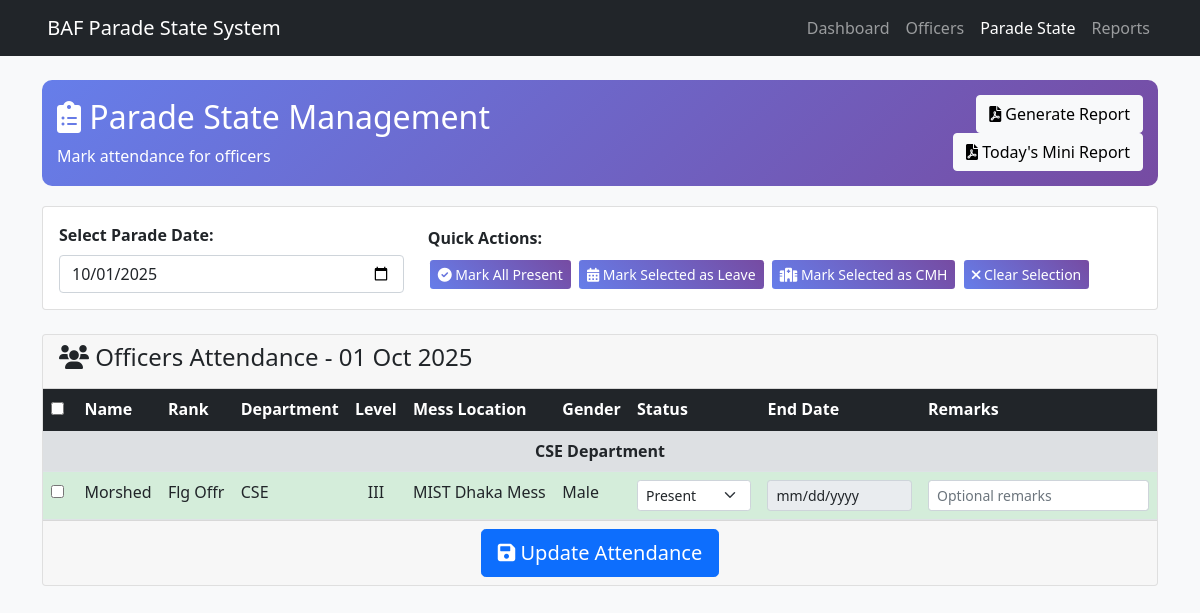
The page /parade.php on the database its author committed.
### tables this page shows
CREATE TABLE officers (
    id INT PRIMARY KEY AUTO_INCREMENT,
    name VARCHAR(100) NOT NULL,
    rank VARCHAR(50) NOT NULL,
    department ENUM('CSE', 'EECE', 'ME', 'AE') NOT NULL,
    level ENUM('I', 'II', 'III', 'IV') NOT NULL,
    mess_location ENUM('MIST Dhaka Mess', 'MIST Mirpur Mess', 'BAF Base AKR') NOT NULL,
    gender ENUM('Male', 'Female') NOT NULL DEFAULT 'Male',
    created_at TIMESTAMP DEFAULT CURRENT_TIMESTAMP,
    updated_at TIMESTAMP DEFAULT CURRENT_TIMESTAMP ON UPDATE CURRENT_TIMESTAMP
);

### functions.php (called while the page is built, shortened)
<?php
function getAllOfficersWithStatus($pdo, $date) {
    $stmt = $pdo->prepare("
        SELECT o.id, o.name, o.rank, o.department, o.level, o.mess_location, o.gender,
               COALESCE(ps.status, 'Present') as status, ps.remarks, ps.end_date
        FROM officers o
        LEFT JOIN parade_states ps ON o.id = ps.officer_id AND ps.parade_date = ?
        ORDER BY o.department, o.level, o.name
    ");
    $stmt->execute([$date]);
    $stmt->fetchAll();
    $current_date = date('Y-m-d');
    $stmt_update = $pdo->prepare("
        UPDATE parade_states
        SET status = 'Present', end_date = NULL
        WHERE parade_date = ? AND end_date IS NOT NULL AND end_date < ? AND status != 'Present'
    ");
    $stmt_update->execute([$date, $current_date]);
    $stmt = $pdo->prepare("
        SELECT o.id, o.name, o.rank, o.department, o.level, o.mess_location, o.gender,
               COALESCE(ps.status, 'Present') as status, ps.remarks, ps.end_date
        FROM officers o
        LEFT JOIN parade_states ps ON o.id = ps.officer_id AND ps.parade_date = ?
        ORDER BY o.department, o.level, o.name
    ");
    $stmt->execute([$date]);
    return $stmt->fetchAll();
}

### parade.php (the view, shortened to what this page needs)
<?php
require_once 'config.php';
require_once 'functions.php';
$current_date = $_POST['parade_date'] ?? date('Y-m-d');
$officers = getAllOfficersWithStatus($pdo, $current_date);
?>
<!DOCTYPE html>
<html lang="en">
<head>
    <link href="https://cdn.jsdelivr.net/npm/bootstrap@5.1.3/dist/css/bootstrap.min.css" rel="stylesheet">
    <link href="https://cdnjs.cloudflare.com/ajax/libs/font-awesome/6.0.0/css/all.min.css" rel="stylesheet">
</head>
<body class="bg-light">
    <nav class="navbar navbar-expand-lg navbar-dark bg-dark">
        <div class="container">
            <a class="navbar-brand" href="index.php">
                <i class="fas fa-military-tech"></i> BAF Parade State System
            </a>
            <div class="navbar-nav ms-auto">
                <a class="nav-link" href="index.php">Dashboard</a>
                <a class="nav-link" href="officers.php">Officers</a>
                <a class="nav-link active" href="parade.php">Parade State</a>
                <a class="nav-link" href="reports.php">Reports</a>
            </div>
        </div>
    </nav>
    <div class="container mt-4">
        <div class="quick-actions">
            <div class="row align-items-center">
                <div class="col-md-8">
                    <h2><i class="fas fa-clipboard-list"></i> Parade State Management</h2>
                    <p class="mb-0">Mark attendance for officers</p>
                </div>
                <div class="col-md-4 text-end">
                    <a href="generate_report.php?date=<?php echo $current_date; ?>" class="btn btn-light" target="_blank">
                        <i class="fas fa-file-pdf"></i> Generate Report
                    </a>
                    <a href="minstate.php?date=<?php echo date('Y-m-d'); ?>" class="btn btn-light" target="_blank">
                        <i class="fas fa-file-pdf"></i> Today's Mini Report
                    </a>
                </div>
            </div>
        </div>
        <div class="card mb-4">
            <div class="card-body">
                <div class="row align-items-center">
                    <div class="col-md-4">
                        <label for="parade_date" class="form-label"><strong>Select Parade Date:</strong></label>
                        <input type="date" id="parade_date" class="form-control" value="<?php echo $current_date; ?>" onchange="loadParadeDate()">
                    </div>
                    <div class="col-md-8">
                        <label class="form-label"><strong>Quick Actions:</strong></label><br>
                        <button type="button" class="btn btn-custom btn-sm" onclick="markAllPresent()">
                            <i class="fas fa-check-circle"></i> Mark All Present
                        </button>
                        <button type="button" class="btn btn-custom btn-sm" onclick="markSelectedStatus('Leave')">
                            <i class="fas fa-calendar-alt"></i> Mark Selected as Leave
                        </button>
                        <button type="button" class="btn btn-custom btn-sm" onclick="markSelectedStatus('CMH')">
                            <i class="fas fa-hospital"></i> Mark Selected as CMH
                        </button>
                        <button type="button" class="btn btn-custom btn-sm" onclick="clearSelection()">
                            <i class="fas fa-times"></i> Clear Selection
                        </button>
                    </div>
                </div>
            </div>
        </div>
        <form method="POST" id="attendanceForm">
            <div class="card">
                <div class="card-header">
                    <h4><i class="fas fa-users"></i> Officers Attendance - <?php echo date('d M Y', strtotime($current_date)); ?></h4>
                </div>
                <div class="card-body p-0">
                    <div class="table-responsive">
                        <table class="table table-striped mb-0">
                            <thead class="table-dark">
                                <tr>
                                    <th width="3%">
                                        <input type="checkbox" id="selectAll" onchange="toggleSelectAll()">
                                    </th>
                                    <th>Name</th>
                                    <th>Rank</th>
                                    <th>Department</th>
                                    <th>Level</th>
                                    <th>Mess Location</th>
                                    <th>Gender</th>
                                    <th>Status</th>
                                    <th>End Date</th>
                                    <th>Remarks</th>
                                </tr>
                            </thead>
                            <tbody>
                                <?php
                                $current_dept = '';
                                foreach($officers as $officer):
                                    if($current_dept != $officer['department']):
                                        $current_dept = $officer['department'];
                                ?>
                                <tr class="dept-group">
                                    <td colspan="10" class="text-center">
                                        <strong><?php echo $current_dept; ?> Department</strong>
                                    </td>
                                </tr>
                                <?php endif; ?>
                                <tr class="officer-row <?php echo $officer['status'] != 'Present' ? 'status-absent' : 'status-present'; ?>">
                                    <td>
                                        <input type="checkbox" class="officer-select" name="selected[]" value="<?php echo $officer['id']; ?>">
                                    </td>
                                    <td><?php echo htmlspecialchars($officer['name']); ?></td>
                                    <td><?php echo htmlspecialchars($officer['rank']); ?></td>
                                    <td><?php echo $officer['department']; ?></td>
                                    <td class="text-center"><?php echo $officer['level']; ?></td>
                                    <td><?php echo $officer['mess_location']; ?></td>
                                    <td><?php echo $officer['gender']; ?></td>
                                    <td>
                                        <select name="officers[<?php echo $officer['id']; ?>][status]" class="form-select form-select-sm status-select">
                                            <option value="Present" <?php echo $officer['status'] == 'Present' ? 'selected' : ''; ?>>Present</option>
                                        </select>
                                    </td>
                                    <td>
                                        <input type="date" name="officers[<?php echo $officer['id']; ?>][end_date]"
                                               class="form-control form-control-sm end-date-input"
                                               value="<?php echo htmlspecialchars($officer['end_date'] ?? ''); ?>"
                                               placeholder="<?php echo htmlspecialchars($officer['end_date'] ?? ''); ?>"
                                               <?php echo ($officer['status'] == 'Present') ? 'disabled' : ''; ?>>
                                    </td>
                                    <td>
                                        <input type="text" name="officers[<?php echo $officer['id']; ?>][remarks]"
                                               class="form-control form-control-sm"
                                               value="<?php echo htmlspecialchars($officer['remarks'] ?? ''); ?>"
                                               placeholder="Optional remarks">
                                    </td>
                                </tr>
                                <?php endforeach; ?>
                            </tbody>
                        </table>
                    </div>
                </div>
                <div class="card-footer text-center">
                    <button type="submit" name="update_attendance" class="btn btn-primary btn-lg">
                        <i class="fas fa-save"></i> Update Attendance
                    </button>
                </div>
            </div>
        </form>
    </div>
</body>
</html>

### parade.php (style rules this page uses)
.status-present { background-color: #d4edda !important; }
.dept-group { background-color: #e9ecef; font-weight: bold; }
.quick-actions { background: linear-gradient(135deg, #667eea 0%, #764ba2 100%); color: white; border-radius: 10px; padding: 15px; margin-bottom: 20px; }
.btn-custom { background: linear-gradient(45deg, #667eea, #764ba2); border: none; color: white; margin: 2px; }

### rows shown on the page
officers: department "CSE", name "Morshed", rank "Flg Offr", level "III", mess_location "MIST Dhaka Mess", gender "Male", id "Present"
